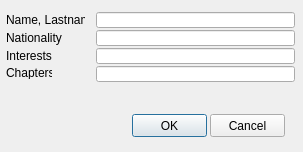
<?xml version="1.0" encoding="UTF-8"?>
<ui version="4.0">
 <class>AddAutor</class>
 <widget class="QDialog" name="AddAutor">
  <property name="geometry">
   <rect>
    <x>0</x>
    <y>0</y>
    <width>303</width>
    <height>152</height>
   </rect>
  </property>
  <property name="sizePolicy">
   <sizepolicy hsizetype="Fixed" vsizetype="Fixed">
    <horstretch>0</horstretch>
    <verstretch>0</verstretch>
   </sizepolicy>
  </property>
  <property name="windowTitle">
   <string>LBC - Add Author</string>
  </property>
  <property name="locale">
   <locale language="English" country="UnitedStates"/>
  </property>
  <property name="modal">
   <bool>true</bool>
  </property>
  <widget class="QLabel" name="label">
   <property name="geometry">
    <rect>
     <x>6</x>
     <y>12</y>
     <width>79</width>
     <height>16</height>
    </rect>
   </property>
   <property name="text">
    <string>Name, Lastname</string>
   </property>
  </widget>
  <widget class="QLabel" name="label_2">
   <property name="geometry">
    <rect>
     <x>6</x>
     <y>30</y>
     <width>67</width>
     <height>16</height>
    </rect>
   </property>
   <property name="text">
    <string>Nationality</string>
   </property>
  </widget>
  <widget class="QLabel" name="label_3">
   <property name="geometry">
    <rect>
     <x>6</x>
     <y>48</y>
     <width>67</width>
     <height>16</height>
    </rect>
   </property>
   <property name="text">
    <string>Interests</string>
   </property>
  </widget>
  <widget class="QLabel" name="label_4">
   <property name="geometry">
    <rect>
     <x>6</x>
     <y>66</y>
     <width>46</width>
     <height>13</height>
    </rect>
   </property>
   <property name="text">
    <string>Chapters</string>
   </property>
  </widget>
  <widget class="QLineEdit" name="lineEdit_ImieNazw">
   <property name="geometry">
    <rect>
     <x>96</x>
     <y>12</y>
     <width>199</width>
     <height>16</height>
    </rect>
   </property>
  </widget>
  <widget class="QLineEdit" name="lineEdit_Narod">
   <property name="geometry">
    <rect>
     <x>96</x>
     <y>30</y>
     <width>199</width>
     <height>16</height>
    </rect>
   </property>
  </widget>
  <widget class="QLineEdit" name="lineEdit_Spec">
   <property name="geometry">
    <rect>
     <x>96</x>
     <y>48</y>
     <width>199</width>
     <height>16</height>
    </rect>
   </property>
  </widget>
  <widget class="QLineEdit" name="lineEdit_Rozdz">
   <property name="geometry">
    <rect>
     <x>96</x>
     <y>66</y>
     <width>199</width>
     <height>16</height>
    </rect>
   </property>
  </widget>
  <widget class="QPushButton" name="pushButton_OK">
   <property name="geometry">
    <rect>
     <x>132</x>
     <y>114</y>
     <width>75</width>
     <height>23</height>
    </rect>
   </property>
   <property name="text">
    <string>OK</string>
   </property>
  </widget>
  <widget class="QPushButton" name="pushButton_Cancel">
   <property name="geometry">
    <rect>
     <x>210</x>
     <y>114</y>
     <width>75</width>
     <height>23</height>
    </rect>
   </property>
   <property name="locale">
    <locale language="English" country="UnitedStates"/>
   </property>
   <property name="text">
    <string>Cancel</string>
   </property>
  </widget>
 </widget>
 <resources/>
 <connections>
  <connection>
   <sender>pushButton_OK</sender>
   <signal>clicked()</signal>
   <receiver>AddAutor</receiver>
   <slot>accept()</slot>
   <hints>
    <hint type="sourcelabel">
     <x>167</x>
     <y>120</y>
    </hint>
    <hint type="destinationlabel">
     <x>164</x>
     <y>89</y>
    </hint>
   </hints>
  </connection>
  <connection>
   <sender>pushButton_Cancel</sender>
   <signal>clicked()</signal>
   <receiver>AddAutor</receiver>
   <slot>reject()</slot>
   <hints>
    <hint type="sourcelabel">
     <x>257</x>
     <y>130</y>
    </hint>
    <hint type="destinationlabel">
     <x>266</x>
     <y>91</y>
    </hint>
   </hints>
  </connection>
 </connections>
</ui>
